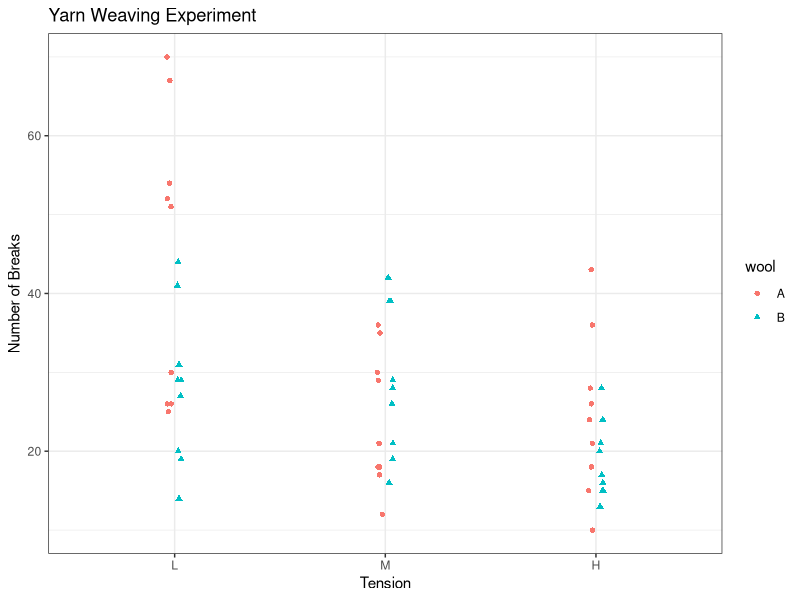
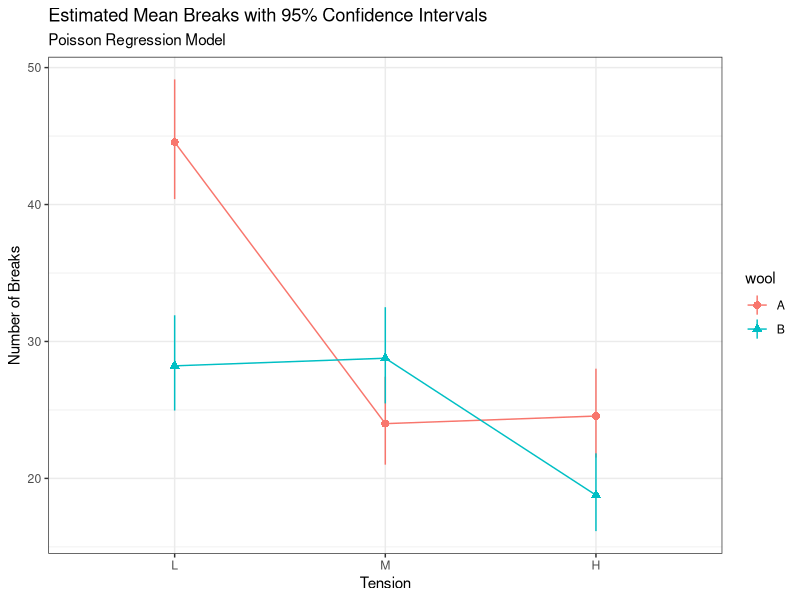

The R source for these figures, in order:
## ---- chunk 1
# Use echo = FALSE for Portfolio assignments
knitr::opts_chunk$set(echo = FALSE)
## ---- chunk 2
# Author:  Youngjae Cho
# Date:    2024-02-08 ~ 2024-04-01
# Purpose: R Markdown file with P7 - Warpbreaks Analysis 
#-------------------------------------------------------------------------------
## ---- chunk 3
# Load packages
suppressPackageStartupMessages(library("tidyverse")); theme_set(theme_bw())
library("knitr")
## ---- chunk 4
# Calculate summary statistics by wool-tension combination
s <- warpbreaks |>
  group_by(wool, tension) |>
  summarize(
    n = n(),
    mean = mean(breaks),
    sd   = sd(breaks),
    
    .groups = "drop"
  ) |>
  mutate(
    mean_sd = paste0(
      format(round(mean, 1), nsmall = 1), # Keep exactly 1 decimal place
      " (",
      format(round(sd,   1), nsmall = 1), # Keep exactly 1 decimal place
      ")"
    )
  ) 
## ---- chunk 5
# Create HTML table from summary statistics
s |>
  pivot_wider(
    id_cols = wool,
    names_from = tension,
    values_from = mean_sd
  ) |>
  rename(
    Wool = wool
  ) |>
  knitr::kable(
    caption = "Mean (SD) for Number of Breaks for each combination of Wool and Tension",
    # label   = "summary-statistics",
    align   = c("rlll")) # Column alignment: [r]ight or [l]eft
## ---- chunk 6
# Create exploratory plot of the data
ggplot(warpbreaks,
       aes(
         x = tension,
         y = breaks,
         color = wool,
         shape = wool
       )) +
  geom_point(
    position = position_jitterdodge(
      dodge.width  = 0.1,
      jitter.width = 0.05
    )
  ) +
  labs(
    x = "Tension",
    y = "Number of Breaks",
    title = "Yarn Weaving Experiment"
  )
## ---- chunk 7
# Fit Poisson regression model with interaction
m <- glm(breaks ~ wool * tension,
         data = warpbreaks,
         family = "poisson")
## ---- chunk 8
# Create data frame with unique explanatory variable values
nd <- warpbreaks |>
  select(tension, wool) |>
  unique()

# Predict
p <- bind_cols(
  nd,
  predict(m,
          newdata = nd,
          se.fit = TRUE)|>
      as.data.frame() |>
      
      # Manually construct confidence intervals
      mutate(
        lwr = fit - qnorm(0.975) * se.fit,
        upr = fit + qnorm(0.975) * se.fit,
        
        # Exponentiate to get to response scale
        breaks = exp(fit),
        lwr    = exp(lwr),
        upr    = exp(upr)
      ) 
  )

# Plot group estimates
pg <- ggplot(p,
             aes(
               x = tension,
               y = breaks,
               color = wool,
               shape = wool,
               group = wool,
               ymin = lwr,
               ymax = upr
             )) + 
  geom_pointrange() +
  geom_line() +
  labs(
    x = "Tension",
    y = "Number of Breaks",
    title = "Estimated Mean Breaks with 95% Confidence Intervals",
    subtitle = "Poisson Regression Model"
  )

pg
## ---- chunk 9
# Construct confidence interval to answer scientific question
ci <- p |>
  filter(wool == "B",
         tension == "H") |>
  select(lwr,upr) |>
  mutate(
    lwr = round(lwr, 1),
    upr = round(upr, 1)
  )

